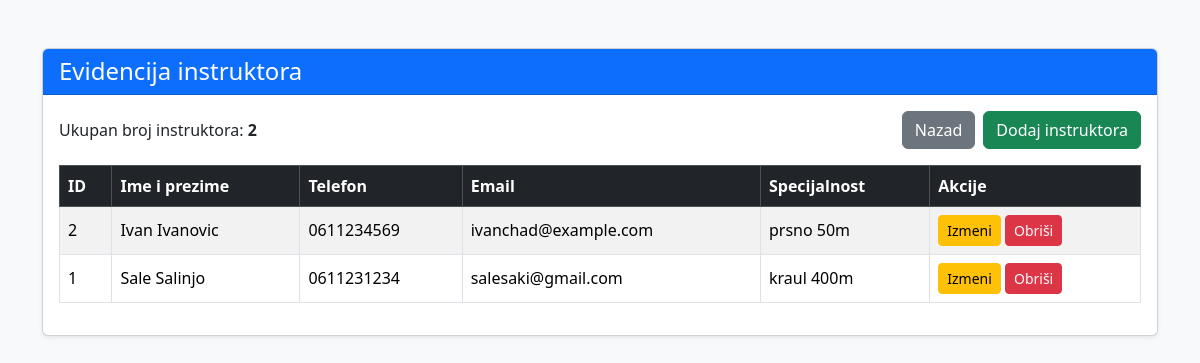
Before: /plivanje_projekat/instruktori.php (signed in) with the older database file.
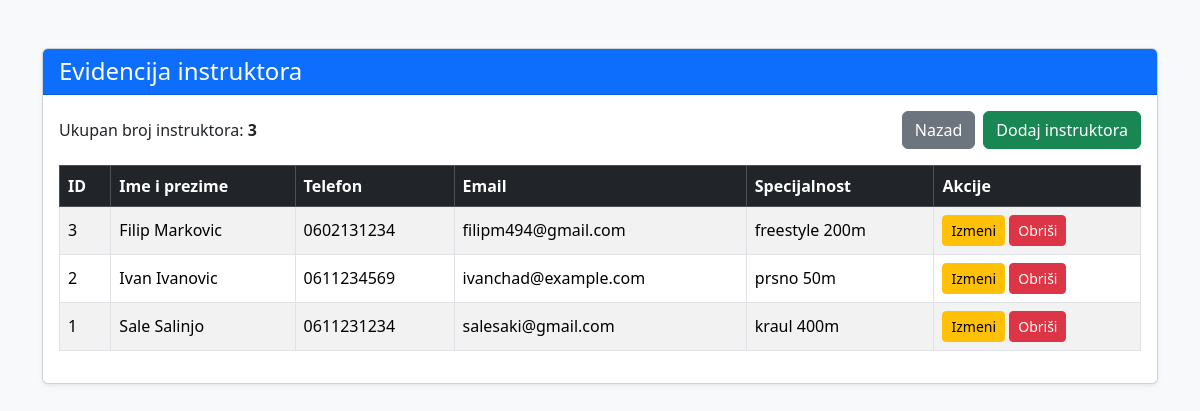
After: the same page with the newer database file.
### tables this page shows
CREATE TABLE IF NOT EXISTS `instruktori` (
  `id` int NOT NULL AUTO_INCREMENT,
  `ime` varchar(50) NOT NULL,
  `prezime` varchar(50) NOT NULL,
  `telefon` varchar(30) DEFAULT NULL,
  `email` varchar(100) DEFAULT NULL,
  `specijalnost` varchar(100) DEFAULT NULL,
  `biografija` text,
  `godine_iskustva` int DEFAULT NULL,
  `sertifikati_opis` text,
  `obrazovanje` varchar(255) DEFAULT NULL,
  PRIMARY KEY (`id`)
);

### plivanje_projekat/classes/BaseModel.php (called while the page is built, shortened)
<?php
require_once __DIR__ . '/../config/Database.php';
class BaseModel
{
    public function __construct()
    {
        $database = new Database();
        $this->connection = $database->connect();
    }
}

### plivanje_projekat/config/Database.php (called while the page is built)
<?php
class Database
{
    private string $host = 'localhost';
    private string $databaseName = 'plivanje_db';
    private string $username = 'root';
    private string $password = '';
    private ?PDO $connection = null;
    public function connect(): PDO
    {
        if ($this->connection === null) {
            try {
                $dsn = "mysql:host={$this->host};dbname={$this->databaseName};charset=utf8mb4";
                $this->connection = new PDO(
                    $dsn,
                    $this->username,
                    $this->password
                );
                $this->connection->setAttribute(
                    PDO::ATTR_ERRMODE,
                    PDO::ERRMODE_EXCEPTION
                );
                $this->connection->setAttribute(
                    PDO::ATTR_DEFAULT_FETCH_MODE,
                    PDO::FETCH_ASSOC
                );
            } catch (PDOException $exception) {
                die('Greška pri povezivanju sa bazom: ' . $exception->getMessage());
            }
        }
        return $this->connection;
    }
}

### plivanje_projekat/classes/Instruktor.php (called while the page is built, shortened)
<?php
require_once __DIR__ . '/BaseModel.php';
class Instruktor extends BaseModel implements CrudInterface
{
    public function read(): array
    {
        $sql = "SELECT * FROM instruktori ORDER BY id DESC";
        $stmt = $this->connection->query($sql);
        return $stmt->fetchAll();
    }
}

### plivanje_projekat/instruktori.php (the view, shortened to what this page needs)
<?php
require_once __DIR__ . '/classes/Instruktor.php';
$instruktorModel = new Instruktor();
$instruktori = $instruktorModel->read();
?>
<!DOCTYPE html>
<html lang="sr">
<head>
    <link
        href="https://cdn.jsdelivr.net/npm/bootstrap@5.3.3/dist/css/bootstrap.min.css"
        rel="stylesheet"
    >
</head>
<body class="bg-light">
<div class="container py-5">
    <div class="card shadow-sm">
        <div class="card-header bg-primary text-white">
            <h1 class="h4 mb-0">
                Evidencija instruktora
            </h1>
        </div>
        <div class="card-body">
            <div class="d-flex justify-content-between align-items-center mb-3">
                <p class="mb-0">
                    Ukupan broj instruktora:
                    <strong><?= count($instruktori) ?></strong>
                </p>
                <div class="d-flex gap-2">
                    <a href="dashboard.php" class="btn btn-secondary">
                        Nazad
                    </a>
                    <a href="dodaj_instruktora.php" class="btn btn-success">
                        Dodaj instruktora
                    </a>
                </div>
            </div>
            <?php if (empty($instruktori)): ?>
                <div class="alert alert-info">
                    Trenutno nema evidentiranih instruktora.
                </div>
            <?php else: ?>
                <div class="table-responsive">
                    <table class="table table-striped table-bordered align-middle">
                        <thead class="table-dark">
                        <tr>
                            <th>ID</th>
                            <th>Ime i prezime</th>
                            <th>Telefon</th>
                            <th>Email</th>
                            <th>Specijalnost</th>
                            <th>Akcije</th>
                        </tr>
                        </thead>
                        <tbody>
                        <?php foreach ($instruktori as $instruktor): ?>
                            <tr>
                                <td>
                                    <?= htmlspecialchars($instruktor['id']) ?>
                                </td>
                                <td>
                                    <?= htmlspecialchars(
                                        $instruktor['ime'] . ' ' . $instruktor['prezime']
                                    ) ?>
                                </td>
                                <td>
                                    <?= htmlspecialchars($instruktor['telefon'] ?? '') ?>
                                </td>
                                <td>
                                    <?= htmlspecialchars($instruktor['email'] ?? '') ?>
                                </td>
                                <td>
                                    <?= htmlspecialchars($instruktor['specijalnost'] ?? '') ?>
                                </td>
                                <td>
                                    <a
                                        href="izmeni_instruktora.php?id=<?= $instruktor['id'] ?>"
                                        class="btn btn-warning btn-sm"
                                    >
                                        Izmeni
                                    </a>
                                    <a
                                        href="obrisi_instruktora.php?id=<?= $instruktor['id'] ?>"
                                        class="btn btn-danger btn-sm"
                                        onclick="return confirm('Da li sigurno želiš da obrišeš instruktora?')"
                                    >
                                        Obriši
                                    </a>
                                </td>
                            </tr>
                        <?php endforeach; ?>
                        </tbody>
                    </table>
                </div>
            <?php endif; ?>
        </div>
    </div>
</div>
</body>
</html>

Changed rows visible on the page:
added instruktori: id "3", ime+prezime "Filip Markovic", telefon "0602131234", email "filipm494@gmail.com", specijalnost "freestyle 200m"
Other visible differences:
count($instruktori): "2" → "3"
